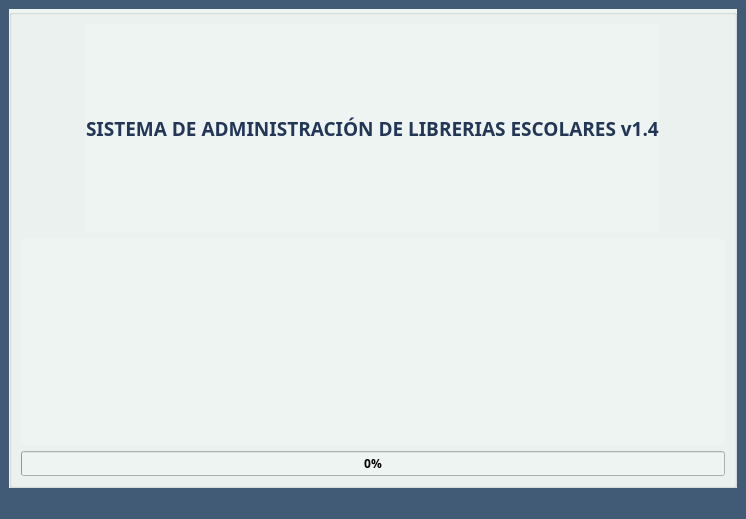
<?xml version="1.0" encoding="UTF-8"?>
<ui version="4.0">
 <class>LoadingWindow</class>
 <widget class="QMainWindow" name="LoadingWindow">
  <property name="geometry">
   <rect>
    <x>0</x>
    <y>0</y>
    <width>746</width>
    <height>519</height>
   </rect>
  </property>
  <property name="font">
   <font>
    <family>Raleway</family>
   </font>
  </property>
  <property name="windowTitle">
   <string>Sistema para la admistración de la biblioteca escolar</string>
  </property>
  <property name="windowIcon">
   <iconset resource="images.qrc">
    <normaloff>:/book-flat.ico</normaloff>:/book-flat.ico</iconset>
  </property>
  <property name="styleSheet">
   <string notr="true">background-color: rgb(65, 91, 118);</string>
  </property>
  <widget class="QWidget" name="centralwidget">
   <layout class="QGridLayout" name="gridLayout_2">
    <item row="0" column="0">
     <widget class="QGroupBox" name="groupBox">
      <property name="styleSheet">
       <string notr="true">background-color: rgb(238, 244, 242);
</string>
      </property>
      <property name="title">
       <string/>
      </property>
      <layout class="QGridLayout" name="gridLayout">
       <item row="1" column="0">
        <widget class="QLabel" name="label">
         <property name="styleSheet">
          <string notr="true">border-radius: 5px;</string>
         </property>
         <property name="text">
          <string/>
         </property>
         <property name="pixmap">
          <pixmap resource="images.qrc">:/Libro-abierto-578889.jpg</pixmap>
         </property>
        </widget>
       </item>
       <item row="2" column="0">
        <widget class="QProgressBar" name="pbLoading">
         <property name="font">
          <font>
           <family>Raleway</family>
           <weight>75</weight>
           <bold>true</bold>
          </font>
         </property>
         <property name="value">
          <number>0</number>
         </property>
        </widget>
       </item>
       <item row="0" column="0" alignment="Qt::AlignHCenter">
        <widget class="QLabel" name="label_2">
         <property name="font">
          <font>
           <family>Raleway</family>
           <pointsize>14</pointsize>
           <weight>75</weight>
           <bold>true</bold>
          </font>
         </property>
         <property name="styleSheet">
          <string notr="true">color: rgb(35, 54, 86);</string>
         </property>
         <property name="text">
          <string>SISTEMA DE ADMINISTRACIÓN DE LIBRERIAS ESCOLARES v1.4</string>
         </property>
        </widget>
       </item>
      </layout>
     </widget>
    </item>
   </layout>
  </widget>
  <widget class="QStatusBar" name="statusbar"/>
 </widget>
 <resources>
  <include location="images.qrc"/>
 </resources>
 <connections/>
</ui>
